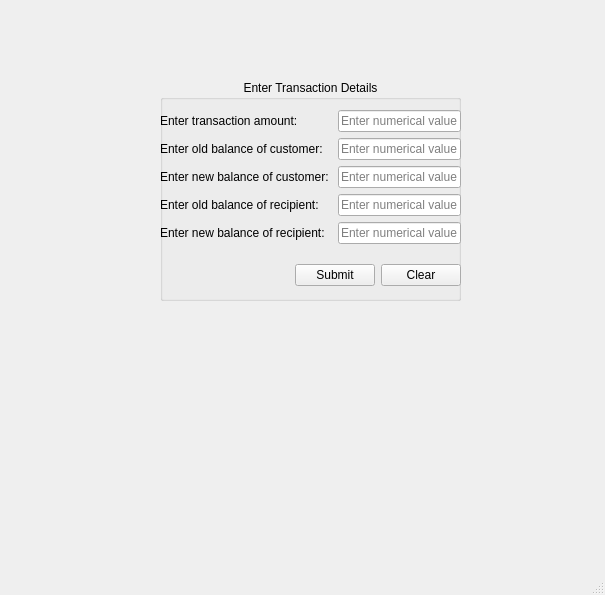
<?xml version="1.0" encoding="UTF-8"?>
<ui version="4.0">
 <class>MainWindow</class>
 <widget class="QMainWindow" name="MainWindow">
  <property name="enabled">
   <bool>true</bool>
  </property>
  <property name="geometry">
   <rect>
    <x>0</x>
    <y>0</y>
    <width>605</width>
    <height>595</height>
   </rect>
  </property>
  <property name="windowTitle">
   <string>MainWindow</string>
  </property>
  <property name="styleSheet">
   <string notr="true">
</string>
  </property>
  <widget class="QWidget" name="centralwidget">
   <widget class="QWidget" name="verticalLayoutWidget">
    <property name="geometry">
     <rect>
      <x>160</x>
      <y>80</y>
      <width>301</width>
      <height>221</height>
     </rect>
    </property>
    <layout class="QVBoxLayout" name="mainLayout">
     <property name="spacing">
      <number>6</number>
     </property>
     <property name="sizeConstraint">
      <enum>QLayout::SetDefaultConstraint</enum>
     </property>
     <item>
      <widget class="QGroupBox" name="groupBox">
       <property name="title">
        <string>Enter Transaction Details</string>
       </property>
       <property name="alignment">
        <set>Qt::AlignHCenter|Qt::AlignTop</set>
       </property>
       <widget class="QWidget" name="formLayoutWidget">
        <property name="geometry">
         <rect>
          <x>0</x>
          <y>30</y>
          <width>301</width>
          <height>141</height>
         </rect>
        </property>
        <layout class="QFormLayout" name="formLayout">
         <property name="sizeConstraint">
          <enum>QLayout::SetDefaultConstraint</enum>
         </property>
         <item row="0" column="0">
          <widget class="QLabel" name="amount">
           <property name="text">
            <string>Enter transaction amount:</string>
           </property>
          </widget>
         </item>
         <item row="0" column="1">
          <widget class="QLineEdit" name="amount_line">
           <property name="sizePolicy">
            <sizepolicy hsizetype="Preferred" vsizetype="Fixed">
             <horstretch>0</horstretch>
             <verstretch>0</verstretch>
            </sizepolicy>
           </property>
           <property name="placeholderText">
            <string>Enter numerical value</string>
           </property>
          </widget>
         </item>
         <item row="1" column="0">
          <widget class="QLabel" name="oldbalOrg">
           <property name="text">
            <string>Enter old balance of customer: </string>
           </property>
          </widget>
         </item>
         <item row="1" column="1">
          <widget class="QLineEdit" name="oldbalOrg_line">
           <property name="echoMode">
            <enum>QLineEdit::Normal</enum>
           </property>
           <property name="placeholderText">
            <string>Enter numerical value</string>
           </property>
           <property name="cursorMoveStyle">
            <enum>Qt::VisualMoveStyle</enum>
           </property>
          </widget>
         </item>
         <item row="2" column="0">
          <widget class="QLabel" name="newbalOrg">
           <property name="text">
            <string>Enter new balance of customer: </string>
           </property>
          </widget>
         </item>
         <item row="2" column="1">
          <widget class="QLineEdit" name="newbalOrg_line">
           <property name="placeholderText">
            <string>Enter numerical value</string>
           </property>
          </widget>
         </item>
         <item row="3" column="0">
          <widget class="QLabel" name="oldbalDest">
           <property name="text">
            <string>Enter old balance of recipient:</string>
           </property>
          </widget>
         </item>
         <item row="3" column="1">
          <widget class="QLineEdit" name="oldbalDest_line">
           <property name="placeholderText">
            <string>Enter numerical value</string>
           </property>
          </widget>
         </item>
         <item row="4" column="0">
          <widget class="QLabel" name="newbalDest">
           <property name="text">
            <string>Enter new balance of recipient:</string>
           </property>
          </widget>
         </item>
         <item row="4" column="1">
          <widget class="QLineEdit" name="newbalDest_line">
           <property name="text">
            <string/>
           </property>
           <property name="placeholderText">
            <string>Enter numerical value</string>
           </property>
          </widget>
         </item>
        </layout>
       </widget>
       <widget class="QWidget" name="horizontalLayoutWidget">
        <property name="geometry">
         <rect>
          <x>0</x>
          <y>170</y>
          <width>301</width>
          <height>51</height>
         </rect>
        </property>
        <layout class="QHBoxLayout" name="buttonLayout">
         <property name="sizeConstraint">
          <enum>QLayout::SetDefaultConstraint</enum>
         </property>
         <item>
          <spacer name="buttonSpacer">
           <property name="orientation">
            <enum>Qt::Horizontal</enum>
           </property>
           <property name="sizeHint" stdset="0">
            <size>
             <width>40</width>
             <height>20</height>
            </size>
           </property>
          </spacer>
         </item>
         <item>
          <widget class="QPushButton" name="submitButton">
           <property name="cursor">
            <cursorShape>ArrowCursor</cursorShape>
           </property>
           <property name="text">
            <string>Submit</string>
           </property>
          </widget>
         </item>
         <item>
          <widget class="QPushButton" name="clearButton">
           <property name="text">
            <string>Clear</string>
           </property>
          </widget>
         </item>
        </layout>
       </widget>
      </widget>
     </item>
    </layout>
   </widget>
  </widget>
  <widget class="QStatusBar" name="statusbar"/>
 </widget>
 <resources/>
 <connections/>
</ui>
